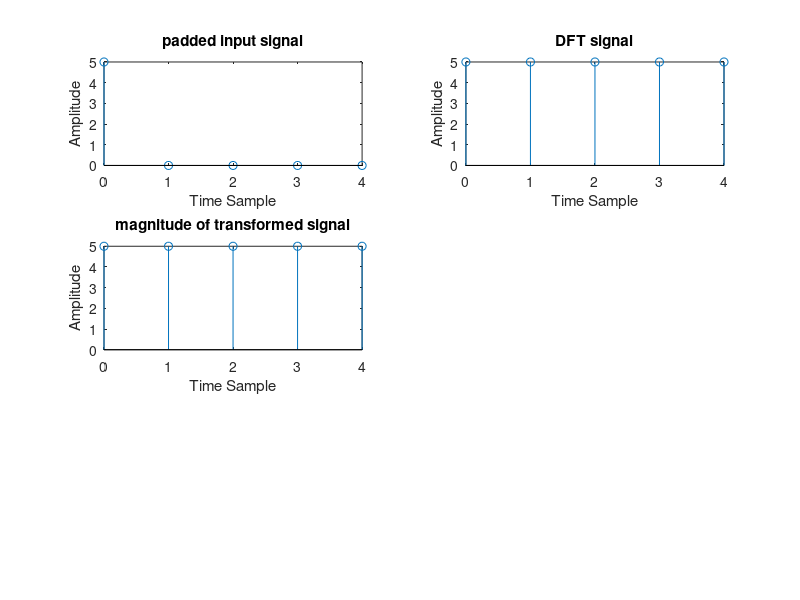

Recreate this plot in MATLAB. (Note: this script raises an error after producing the figure.)
clc;
clear all;
%accept input
x = input('Enter input sequence');
N = input('Enter value of N=')
l = length(x);
n = 0:N-1;
%define n>=l generate error
if(N<l)
    error('value of n should be greater than l')
end
%padd n-l zeros
x = [x zeros(1, N-l)];
subplot(3,2,1);
stem(n,x);
xlabel('Time Sample');
ylabel('Amplitude');
title('padded input signal');
%multiply padded sequence with twiddle factor
y = zeros(1, N);
for i = 0:N-1
    for k = 0:N-1
        y(k+1) = y(k+1) + x(i+1).*exp(-j*2*pi*k*i/N);
    end
end

disp('y = ')
disp(y)
k1 = 0:N-1;
subplot(3,2,2);
stem(k1,y);
xlabel('Time Sample');
ylabel('Amplitude');
title('DFT signal');

real_y = abs(y);
subplot(3, 2, 3)
stem(k1,real_y)
xlabel('Time Sample');
ylabel('Amplitude');
title('magnitude of transformed signal');

real_y = phase(y);
subplot(3, 2, 4)
stem(k1,real_y)
xlabel('Time Sample');
ylabel('Amplitude');
title('phase of transformed signal');

m = zeros(1, N);
for i = 0:N-1
    for k = 0:N-1
        m(k+1) = m(k+1) + x(i+1).*exp(j*2*pi*k*i/N);
    end
end

subplot(3, 2, 5);
stem(k1,m);
xlabel('Time Sample');
ylabel('Amplitude');
title('IDFT of transformed signal');